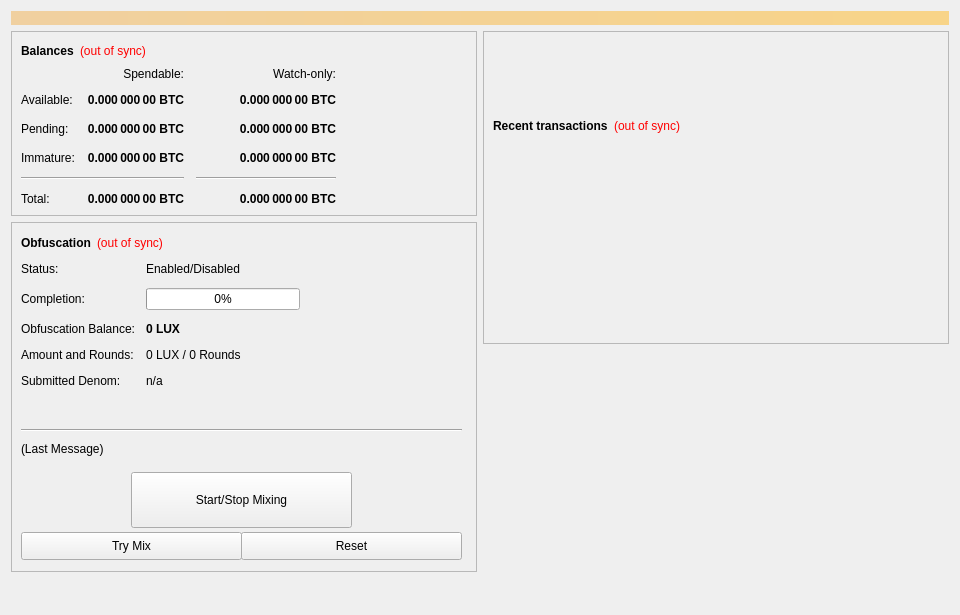
<?xml version="1.0" encoding="UTF-8"?>
<ui version="4.0">
 <class>OverviewPage</class>
 <widget class="QWidget" name="OverviewPage">
  <property name="geometry">
   <rect>
    <x>0</x>
    <y>0</y>
    <width>960</width>
    <height>615</height>
   </rect>
  </property>
  <property name="minimumSize">
   <size>
    <width>960</width>
    <height>0</height>
   </size>
  </property>
  <property name="windowTitle">
   <string>Form</string>
  </property>
  <layout class="QVBoxLayout" name="topLayout">
   <item>
    <widget class="QLabel" name="labelAlerts">
     <property name="visible">
      <bool>false</bool>
     </property>
     <property name="styleSheet">
      <string notr="true">background-color: qlineargradient(x1: 0, y1: 0, x2: 1, y2: 0, stop:0 #F0D0A0, stop:1 #F8D488); color:#000000;</string>
     </property>
     <property name="wordWrap">
      <bool>true</bool>
     </property>
     <property name="margin">
      <number>3</number>
     </property>
    </widget>
   </item>
   <item>
    <layout class="QHBoxLayout" name="horizontalLayout" stretch="1,1">
     <item>
      <layout class="QVBoxLayout" name="verticalLayout_2">
       <item>
        <widget class="QFrame" name="frame">
         <property name="frameShape">
          <enum>QFrame::StyledPanel</enum>
         </property>
         <property name="frameShadow">
          <enum>QFrame::Raised</enum>
         </property>
         <layout class="QVBoxLayout" name="verticalLayout_4">
          <item>
           <layout class="QHBoxLayout" name="horizontalLayout_4">
            <item>
             <widget class="QLabel" name="label_5">
              <property name="font">
               <font>
                <weight>75</weight>
                <bold>true</bold>
               </font>
              </property>
              <property name="text">
               <string>Balances</string>
              </property>
             </widget>
            </item>
            <item>
             <widget class="QLabel" name="labelWalletStatus">
              <property name="cursor">
               <cursorShape>WhatsThisCursor</cursorShape>
              </property>
              <property name="toolTip">
               <string>The displayed information may be out of date. Your wallet automatically synchronizes with the LUX network after a connection is established, but this process has not completed yet.</string>
              </property>
              <property name="styleSheet">
               <string notr="true">QLabel { color: red; }</string>
              </property>
              <property name="text">
               <string notr="true">(out of sync)</string>
              </property>
              <property name="alignment">
               <set>Qt::AlignLeading|Qt::AlignLeft|Qt::AlignVCenter</set>
              </property>
             </widget>
            </item>
            <item>
             <spacer name="horizontalSpacer_3">
              <property name="orientation">
               <enum>Qt::Horizontal</enum>
              </property>
              <property name="sizeHint" stdset="0">
               <size>
                <width>40</width>
                <height>20</height>
               </size>
              </property>
             </spacer>
            </item>
           </layout>
          </item>
          <item>
           <layout class="QGridLayout" name="gridLayout">
            <property name="spacing">
             <number>12</number>
            </property>
            <item row="2" column="2">
             <widget class="QLabel" name="labelWatchPending">
              <property name="font">
               <font>
                <weight>75</weight>
                <bold>true</bold>
               </font>
              </property>
              <property name="cursor">
               <cursorShape>IBeamCursor</cursorShape>
              </property>
              <property name="toolTip">
               <string>Unconfirmed transactions to watch-only addresses</string>
              </property>
              <property name="text">
               <string notr="true">0.000 000 00 BTC</string>
              </property>
              <property name="alignment">
               <set>Qt::AlignRight|Qt::AlignTrailing|Qt::AlignVCenter</set>
              </property>
              <property name="textInteractionFlags">
               <set>Qt::LinksAccessibleByMouse|Qt::TextSelectableByKeyboard|Qt::TextSelectableByMouse</set>
              </property>
             </widget>
            </item>
            <item row="2" column="1">
             <widget class="QLabel" name="labelUnconfirmed">
              <property name="font">
               <font>
                <weight>75</weight>
                <bold>true</bold>
               </font>
              </property>
              <property name="cursor">
               <cursorShape>IBeamCursor</cursorShape>
              </property>
              <property name="toolTip">
               <string>Total of transactions that have yet to be confirmed, and do not yet count toward the spendable balance</string>
              </property>
              <property name="text">
               <string notr="true">0.000 000 00 BTC</string>
              </property>
              <property name="alignment">
               <set>Qt::AlignRight|Qt::AlignTrailing|Qt::AlignVCenter</set>
              </property>
              <property name="textInteractionFlags">
               <set>Qt::LinksAccessibleByMouse|Qt::TextSelectableByKeyboard|Qt::TextSelectableByMouse</set>
              </property>
             </widget>
            </item>
            <item row="3" column="2">
             <widget class="QLabel" name="labelWatchImmature">
              <property name="font">
               <font>
                <weight>75</weight>
                <bold>true</bold>
               </font>
              </property>
              <property name="cursor">
               <cursorShape>IBeamCursor</cursorShape>
              </property>
              <property name="toolTip">
               <string>Staked or masternode rewards in watch-only addresses that has not yet matured</string>
              </property>
              <property name="text">
               <string notr="true">0.000 000 00 BTC</string>
              </property>
              <property name="alignment">
               <set>Qt::AlignRight|Qt::AlignTrailing|Qt::AlignVCenter</set>
              </property>
              <property name="textInteractionFlags">
               <set>Qt::LinksAccessibleByMouse|Qt::TextSelectableByKeyboard|Qt::TextSelectableByMouse</set>
              </property>
             </widget>
            </item>
            <item row="4" column="0" colspan="2">
             <widget class="Line" name="lineSpendableBalance">
              <property name="orientation">
               <enum>Qt::Horizontal</enum>
              </property>
             </widget>
            </item>
            <item row="4" column="2">
             <widget class="Line" name="lineWatchBalance">
              <property name="sizePolicy">
               <sizepolicy hsizetype="Preferred" vsizetype="Fixed">
                <horstretch>0</horstretch>
                <verstretch>0</verstretch>
               </sizepolicy>
              </property>
              <property name="minimumSize">
               <size>
                <width>140</width>
                <height>0</height>
               </size>
              </property>
              <property name="orientation">
               <enum>Qt::Horizontal</enum>
              </property>
             </widget>
            </item>
            <item row="5" column="0">
             <widget class="QLabel" name="labelTotalText">
              <property name="text">
               <string>Total:</string>
              </property>
             </widget>
            </item>
            <item row="3" column="1">
             <widget class="QLabel" name="labelImmature">
              <property name="font">
               <font>
                <weight>75</weight>
                <bold>true</bold>
               </font>
              </property>
              <property name="cursor">
               <cursorShape>IBeamCursor</cursorShape>
              </property>
              <property name="toolTip">
               <string>Staked or masternode rewards that has not yet matured</string>
              </property>
              <property name="text">
               <string notr="true">0.000 000 00 BTC</string>
              </property>
              <property name="alignment">
               <set>Qt::AlignRight|Qt::AlignTrailing|Qt::AlignVCenter</set>
              </property>
              <property name="textInteractionFlags">
               <set>Qt::LinksAccessibleByMouse|Qt::TextSelectableByKeyboard|Qt::TextSelectableByMouse</set>
              </property>
             </widget>
            </item>
            <item row="2" column="3">
             <spacer name="horizontalSpacer_2">
              <property name="orientation">
               <enum>Qt::Horizontal</enum>
              </property>
              <property name="sizeHint" stdset="0">
               <size>
                <width>40</width>
                <height>20</height>
               </size>
              </property>
             </spacer>
            </item>
            <item row="3" column="0">
             <widget class="QLabel" name="labelImmatureText">
              <property name="text">
               <string>Immature:</string>
              </property>
             </widget>
            </item>
            <item row="5" column="1">
             <widget class="QLabel" name="labelTotal">
              <property name="font">
               <font>
                <weight>75</weight>
                <bold>true</bold>
               </font>
              </property>
              <property name="cursor">
               <cursorShape>IBeamCursor</cursorShape>
              </property>
              <property name="toolTip">
               <string>Your current total balance</string>
              </property>
              <property name="text">
               <string notr="true">0.000 000 00 BTC</string>
              </property>
              <property name="alignment">
               <set>Qt::AlignRight|Qt::AlignTrailing|Qt::AlignVCenter</set>
              </property>
              <property name="textInteractionFlags">
               <set>Qt::LinksAccessibleByMouse|Qt::TextSelectableByKeyboard|Qt::TextSelectableByMouse</set>
              </property>
             </widget>
            </item>
            <item row="5" column="2">
             <widget class="QLabel" name="labelWatchTotal">
              <property name="font">
               <font>
                <weight>75</weight>
                <bold>true</bold>
               </font>
              </property>
              <property name="cursor">
               <cursorShape>IBeamCursor</cursorShape>
              </property>
              <property name="toolTip">
               <string>Current total balance in watch-only addresses</string>
              </property>
              <property name="text">
               <string notr="true">0.000 000 00 BTC</string>
              </property>
              <property name="alignment">
               <set>Qt::AlignRight|Qt::AlignTrailing|Qt::AlignVCenter</set>
              </property>
              <property name="textInteractionFlags">
               <set>Qt::LinksAccessibleByMouse|Qt::TextSelectableByKeyboard|Qt::TextSelectableByMouse</set>
              </property>
             </widget>
            </item>
            <item row="0" column="2">
             <widget class="QLabel" name="labelWatchonly">
              <property name="text">
               <string>Watch-only:</string>
              </property>
              <property name="alignment">
               <set>Qt::AlignRight|Qt::AlignTrailing|Qt::AlignVCenter</set>
              </property>
             </widget>
            </item>
            <item row="1" column="0">
             <widget class="QLabel" name="labelBalanceText">
              <property name="text">
               <string>Available:</string>
              </property>
             </widget>
            </item>
            <item row="1" column="1">
             <widget class="QLabel" name="labelBalance">
              <property name="font">
               <font>
                <weight>75</weight>
                <bold>true</bold>
               </font>
              </property>
              <property name="cursor">
               <cursorShape>IBeamCursor</cursorShape>
              </property>
              <property name="toolTip">
               <string>Your current spendable balance</string>
              </property>
              <property name="text">
               <string notr="true">0.000 000 00 BTC</string>
              </property>
              <property name="alignment">
               <set>Qt::AlignRight|Qt::AlignTrailing|Qt::AlignVCenter</set>
              </property>
              <property name="textInteractionFlags">
               <set>Qt::LinksAccessibleByMouse|Qt::TextSelectableByKeyboard|Qt::TextSelectableByMouse</set>
              </property>
             </widget>
            </item>
            <item row="1" column="2">
             <widget class="QLabel" name="labelWatchAvailable">
              <property name="font">
               <font>
                <weight>75</weight>
                <bold>true</bold>
               </font>
              </property>
              <property name="cursor">
               <cursorShape>IBeamCursor</cursorShape>
              </property>
              <property name="toolTip">
               <string>Your current balance in watch-only addresses</string>
              </property>
              <property name="text">
               <string notr="true">0.000 000 00 BTC</string>
              </property>
              <property name="alignment">
               <set>Qt::AlignRight|Qt::AlignTrailing|Qt::AlignVCenter</set>
              </property>
              <property name="textInteractionFlags">
               <set>Qt::LinksAccessibleByMouse|Qt::TextSelectableByKeyboard|Qt::TextSelectableByMouse</set>
              </property>
             </widget>
            </item>
            <item row="2" column="0">
             <widget class="QLabel" name="labelPendingText">
              <property name="text">
               <string>Pending:</string>
              </property>
             </widget>
            </item>
            <item row="0" column="1">
             <widget class="QLabel" name="labelSpendable">
              <property name="text">
               <string>Spendable:</string>
              </property>
              <property name="alignment">
               <set>Qt::AlignRight|Qt::AlignTrailing|Qt::AlignVCenter</set>
              </property>
             </widget>
            </item>
           </layout>
          </item>
         </layout>
        </widget>
       </item>
       <item>
        <widget class="QFrame" name="frameObfuscation">
         <property name="minimumSize">
          <size>
           <width>0</width>
           <height>350</height>
          </size>
         </property>
         <property name="layoutDirection">
          <enum>Qt::LeftToRight</enum>
         </property>
         <property name="frameShape">
          <enum>QFrame::StyledPanel</enum>
         </property>
         <property name="frameShadow">
          <enum>QFrame::Raised</enum>
         </property>
         <widget class="QWidget" name="formLayoutWidget">
          <property name="geometry">
           <rect>
            <x>10</x>
            <y>40</y>
            <width>451</width>
            <height>161</height>
           </rect>
          </property>
          <layout class="QFormLayout" name="formLayout">
           <property name="fieldGrowthPolicy">
            <enum>QFormLayout::AllNonFixedFieldsGrow</enum>
           </property>
           <property name="horizontalSpacing">
            <number>11</number>
           </property>
           <property name="verticalSpacing">
            <number>12</number>
           </property>
           <item row="0" column="0">
            <widget class="QLabel" name="label_6">
             <property name="text">
              <string>Status:</string>
             </property>
            </widget>
           </item>
           <item row="1" column="0">
            <widget class="QLabel" name="label_7">
             <property name="text">
              <string>Completion:</string>
             </property>
            </widget>
           </item>
           <item row="1" column="1">
            <widget class="QProgressBar" name="darksendProgress">
             <property name="maximumSize">
              <size>
               <width>154</width>
               <height>16777215</height>
              </size>
             </property>
             <property name="value">
              <number>0</number>
             </property>
            </widget>
           </item>
           <item row="2" column="0">
            <widget class="QLabel" name="labelAnonymizedText">
             <property name="text">
              <string>Obfuscation Balance:</string>
             </property>
            </widget>
           </item>
           <item row="2" column="1">
            <widget class="QLabel" name="labelAnonymized">
             <property name="font">
              <font>
               <weight>75</weight>
               <bold>true</bold>
              </font>
             </property>
             <property name="text">
              <string notr="true">0 LUX</string>
             </property>
            </widget>
           </item>
           <item row="3" column="0">
            <widget class="QLabel" name="label_8">
             <property name="text">
              <string>Amount and Rounds:</string>
             </property>
            </widget>
           </item>
           <item row="3" column="1">
            <widget class="QLabel" name="labelAmountRounds">
             <property name="text">
              <string>0 LUX / 0 Rounds</string>
             </property>
            </widget>
           </item>
           <item row="4" column="0">
            <widget class="QLabel" name="label_9">
             <property name="text">
              <string>Submitted Denom:</string>
             </property>
            </widget>
           </item>
           <item row="4" column="1">
            <widget class="QLabel" name="labelSubmittedDenom">
             <property name="toolTip">
              <string>The denominations you submitted to the Masternode.&lt;br&gt;To mix, other users must submit the exact same denominations.</string>
             </property>
             <property name="text">
              <string>n/a</string>
             </property>
            </widget>
           </item>
           <item row="0" column="1">
            <widget class="QLabel" name="darksendEnabled">
             <property name="text">
              <string>Enabled/Disabled</string>
             </property>
            </widget>
           </item>
          </layout>
         </widget>
         <widget class="QPushButton" name="runAutoDenom">
          <property name="geometry">
           <rect>
            <x>251</x>
            <y>17</y>
            <width>1</width>
            <height>1</height>
           </rect>
          </property>
          <property name="palette">
           <palette>
            <active>
             <colorrole role="WindowText">
              <brush brushstyle="SolidPattern">
               <color alpha="255">
                <red>0</red>
                <green>0</green>
                <blue>0</blue>
               </color>
              </brush>
             </colorrole>
             <colorrole role="Button">
              <brush brushstyle="SolidPattern">
               <color alpha="255">
                <red>239</red>
                <green>238</green>
                <blue>238</blue>
               </color>
              </brush>
             </colorrole>
             <colorrole role="Light">
              <brush brushstyle="SolidPattern">
               <color alpha="255">
                <red>255</red>
                <green>255</green>
                <blue>255</blue>
               </color>
              </brush>
             </colorrole>
             <colorrole role="Midlight">
              <brush brushstyle="SolidPattern">
               <color alpha="255">
                <red>247</red>
                <green>246</green>
                <blue>246</blue>
               </color>
              </brush>
             </colorrole>
             <colorrole role="Dark">
              <brush brushstyle="SolidPattern">
               <color alpha="255">
                <red>119</red>
                <green>119</green>
                <blue>119</blue>
               </color>
              </brush>
             </colorrole>
             <colorrole role="Mid">
              <brush brushstyle="SolidPattern">
               <color alpha="255">
                <red>159</red>
                <green>159</green>
                <blue>159</blue>
               </color>
              </brush>
             </colorrole>
             <colorrole role="Text">
              <brush brushstyle="SolidPattern">
               <color alpha="255">
                <red>0</red>
                <green>0</green>
                <blue>0</blue>
               </color>
              </brush>
             </colorrole>
             <colorrole role="BrightText">
              <brush brushstyle="SolidPattern">
               <color alpha="255">
                <red>255</red>
                <green>255</green>
                <blue>255</blue>
               </color>
              </brush>
             </colorrole>
             <colorrole role="ButtonText">
              <brush brushstyle="SolidPattern">
               <color alpha="255">
                <red>0</red>
                <green>0</green>
                <blue>0</blue>
               </color>
              </brush>
             </colorrole>
             <colorrole role="Base">
              <brush brushstyle="SolidPattern">
               <color alpha="255">
                <red>255</red>
                <green>255</green>
                <blue>255</blue>
               </color>
              </brush>
             </colorrole>
             <colorrole role="Window">
              <brush brushstyle="SolidPattern">
               <color alpha="255">
                <red>239</red>
                <green>238</green>
                <blue>238</blue>
               </color>
              </brush>
             </colorrole>
             <colorrole role="Shadow">
              <brush brushstyle="SolidPattern">
               <color alpha="255">
                <red>0</red>
                <green>0</green>
                <blue>0</blue>
               </color>
              </brush>
             </colorrole>
             <colorrole role="AlternateBase">
              <brush brushstyle="SolidPattern">
               <color alpha="255">
                <red>247</red>
                <green>246</green>
                <blue>246</blue>
               </color>
              </brush>
             </colorrole>
             <colorrole role="ToolTipBase">
              <brush brushstyle="SolidPattern">
               <color alpha="255">
                <red>255</red>
                <green>255</green>
                <blue>220</blue>
               </color>
              </brush>
             </colorrole>
             <colorrole role="ToolTipText">
              <brush brushstyle="SolidPattern">
               <color alpha="255">
                <red>0</red>
                <green>0</green>
                <blue>0</blue>
               </color>
              </brush>
             </colorrole>
            </active>
            <inactive>
             <colorrole role="WindowText">
              <brush brushstyle="SolidPattern">
               <color alpha="255">
                <red>0</red>
                <green>0</green>
                <blue>0</blue>
               </color>
              </brush>
             </colorrole>
             <colorrole role="Button">
              <brush brushstyle="SolidPattern">
               <color alpha="255">
                <red>239</red>
                <green>238</green>
                <blue>238</blue>
               </color>
              </brush>
             </colorrole>
             <colorrole role="Light">
              <brush brushstyle="SolidPattern">
               <color alpha="255">
                <red>255</red>
                <green>255</green>
                <blue>255</blue>
               </color>
              </brush>
             </colorrole>
             <colorrole role="Midlight">
              <brush brushstyle="SolidPattern">
               <color alpha="255">
                <red>247</red>
                <green>246</green>
                <blue>246</blue>
               </color>
              </brush>
             </colorrole>
             <colorrole role="Dark">
              <brush brushstyle="SolidPattern">
               <color alpha="255">
                <red>119</red>
                <green>119</green>
                <blue>119</blue>
               </color>
              </brush>
             </colorrole>
             <colorrole role="Mid">
              <brush brushstyle="SolidPattern">
               <color alpha="255">
                <red>159</red>
                <green>159</green>
                <blue>159</blue>
               </color>
              </brush>
             </colorrole>
             <colorrole role="Text">
              <brush brushstyle="SolidPattern">
               <color alpha="255">
                <red>0</red>
                <green>0</green>
                <blue>0</blue>
               </color>
              </brush>
             </colorrole>
             <colorrole role="BrightText">
              <brush brushstyle="SolidPattern">
               <color alpha="255">
                <red>255</red>
                <green>255</green>
                <blue>255</blue>
               </color>
              </brush>
             </colorrole>
             <colorrole role="ButtonText">
              <brush brushstyle="SolidPattern">
               <color alpha="255">
                <red>0</red>
                <green>0</green>
                <blue>0</blue>
               </color>
              </brush>
             </colorrole>
             <colorrole role="Base">
              <brush brushstyle="SolidPattern">
               <color alpha="255">
                <red>255</red>
                <green>255</green>
                <blue>255</blue>
               </color>
              </brush>
             </colorrole>
             <colorrole role="Window">
              <brush brushstyle="SolidPattern">
               <color alpha="255">
                <red>239</red>
                <green>238</green>
                <blue>238</blue>
               </color>
              </brush>
             </colorrole>
             <colorrole role="Shadow">
              <brush brushstyle="SolidPattern">
               <color alpha="255">
                <red>0</red>
                <green>0</green>
                <blue>0</blue>
               </color>
              </brush>
             </colorrole>
             <colorrole role="AlternateBase">
              <brush brushstyle="SolidPattern">
               <color alpha="255">
                <red>247</red>
                <green>246</green>
                <blue>246</blue>
               </color>
              </brush>
             </colorrole>
             <colorrole role="ToolTipBase">
              <brush brushstyle="SolidPattern">
               <color alpha="255">
                <red>255</red>
                <green>255</green>
                <blue>220</blue>
               </color>
              </brush>
             </colorrole>
             <colorrole role="ToolTipText">
              <brush brushstyle="SolidPattern">
               <color alpha="255">
                <red>0</red>
                <green>0</green>
                <blue>0</blue>
               </color>
              </brush>
             </colorrole>
            </inactive>
            <disabled>
             <colorrole role="WindowText">
              <brush brushstyle="SolidPattern">
               <color alpha="255">
                <red>119</red>
                <green>119</green>
                <blue>119</blue>
               </color>
              </brush>
             </colorrole>
             <colorrole role="Button">
              <brush brushstyle="SolidPattern">
               <color alpha="255">
                <red>239</red>
                <green>238</green>
                <blue>238</blue>
               </color>
              </brush>
             </colorrole>
             <colorrole role="Light">
              <brush brushstyle="SolidPattern">
               <color alpha="255">
                <red>255</red>
                <green>255</green>
                <blue>255</blue>
               </color>
              </brush>
             </colorrole>
             <colorrole role="Midlight">
              <brush brushstyle="SolidPattern">
               <color alpha="255">
                <red>247</red>
                <green>246</green>
                <blue>246</blue>
               </color>
              </brush>
             </colorrole>
             <colorrole role="Dark">
              <brush brushstyle="SolidPattern">
               <color alpha="255">
                <red>119</red>
                <green>119</green>
                <blue>119</blue>
               </color>
              </brush>
             </colorrole>
             <colorrole role="Mid">
              <brush brushstyle="SolidPattern">
               <color alpha="255">
                <red>159</red>
                <green>159</green>
                <blue>159</blue>
               </color>
              </brush>
             </colorrole>
             <colorrole role="Text">
              <brush brushstyle="SolidPattern">
               <color alpha="255">
                <red>119</red>
                <green>119</green>
                <blue>119</blue>
               </color>
              </brush>
             </colorrole>
             <colorrole role="BrightText">
              <brush brushstyle="SolidPattern">
               <color alpha="255">
                <red>255</red>
                <green>255</green>
                <blue>255</blue>
               </color>
              </brush>
             </colorrole>
             <colorrole role="ButtonText">
              <brush brushstyle="SolidPattern">
               <color alpha="255">
                <red>119</red>
                <green>119</green>
                <blue>119</blue>
               </color>
              </brush>
             </colorrole>
             <colorrole role="Base">
              <brush brushstyle="SolidPattern">
               <color alpha="255">
                <red>239</red>
                <green>238</green>
                <blue>238</blue>
               </color>
              </brush>
             </colorrole>
             <colorrole role="Window">
              <brush brushstyle="SolidPattern">
               <color alpha="255">
                <red>239</red>
                <green>238</green>
                <blue>238</blue>
               </color>
              </brush>
             </colorrole>
             <colorrole role="Shadow">
              <brush brushstyle="SolidPattern">
               <color alpha="255">
                <red>0</red>
                <green>0</green>
                <blue>0</blue>
               </color>
              </brush>
             </colorrole>
             <colorrole role="AlternateBase">
              <brush brushstyle="SolidPattern">
               <color alpha="255">
                <red>239</red>
                <green>238</green>
                <blue>238</blue>
               </color>
              </brush>
             </colorrole>
             <colorrole role="ToolTipBase">
              <brush brushstyle="SolidPattern">
               <color alpha="255">
                <red>255</red>
                <green>255</green>
                <blue>220</blue>
               </color>
              </brush>
             </colorrole>
             <colorrole role="ToolTipText">
              <brush brushstyle="SolidPattern">
               <color alpha="255">
                <red>0</red>
                <green>0</green>
                <blue>0</blue>
               </color>
              </brush>
             </colorrole>
            </disabled>
           </palette>
          </property>
          <property name="focusPolicy">
           <enum>Qt::NoFocus</enum>
          </property>
          <property name="autoFillBackground">
           <bool>true</bool>
          </property>
          <property name="text">
           <string/>
          </property>
          <property name="flat">
           <bool>true</bool>
          </property>
         </widget>
         <widget class="QPushButton" name="toggleLuxsend">
          <property name="geometry">
           <rect>
            <x>120</x>
            <y>250</y>
            <width>221</width>
            <height>56</height>
           </rect>
          </property>
          <property name="sizePolicy">
           <sizepolicy hsizetype="MinimumExpanding" vsizetype="Fixed">
            <horstretch>0</horstretch>
            <verstretch>0</verstretch>
           </sizepolicy>
          </property>
          <property name="text">
           <string>Start/Stop Mixing</string>
          </property>
         </widget>
         <widget class="Line" name="lineLastMessage">
          <property name="geometry">
           <rect>
            <x>10</x>
            <y>200</y>
            <width>441</width>
            <height>16</height>
           </rect>
          </property>
          <property name="orientation">
           <enum>Qt::Horizontal</enum>
          </property>
         </widget>
         <widget class="QLabel" name="darksendStatus">
          <property name="geometry">
           <rect>
            <x>10</x>
            <y>220</y>
            <width>451</width>
            <height>61</height>
           </rect>
          </property>
          <property name="minimumSize">
           <size>
            <width>288</width>
            <height>43</height>
           </size>
          </property>
          <property name="text">
           <string>(Last Message)</string>
          </property>
          <property name="alignment">
           <set>Qt::AlignLeading|Qt::AlignLeft|Qt::AlignTop</set>
          </property>
          <property name="wordWrap">
           <bool>true</bool>
          </property>
         </widget>
         <widget class="QPushButton" name="darksendAuto">
          <property name="geometry">
           <rect>
            <x>10</x>
            <y>310</y>
            <width>221</width>
            <height>28</height>
           </rect>
          </property>
          <property name="sizePolicy">
           <sizepolicy hsizetype="MinimumExpanding" vsizetype="Fixed">
            <horstretch>0</horstretch>
            <verstretch>0</verstretch>
           </sizepolicy>
          </property>
          <property name="toolTip">
           <string>Try to manually submit a Obfuscation request.</string>
          </property>
          <property name="text">
           <string>Try Mix</string>
          </property>
         </widget>
         <widget class="QPushButton" name="darksendReset">
          <property name="geometry">
           <rect>
            <x>230</x>
            <y>310</y>
            <width>221</width>
            <height>28</height>
           </rect>
          </property>
          <property name="sizePolicy">
           <sizepolicy hsizetype="MinimumExpanding" vsizetype="Fixed">
            <horstretch>0</horstretch>
            <verstretch>0</verstretch>
           </sizepolicy>
          </property>
          <property name="toolTip">
           <string>Reset the current status of Obfuscation (can interrupt Obfuscation if it's in the process of Mixing, which can cost you money!)</string>
          </property>
          <property name="autoFillBackground">
           <bool>false</bool>
          </property>
          <property name="text">
           <string>Reset</string>
          </property>
         </widget>
         <widget class="QWidget" name="layoutWidget">
          <property name="geometry">
           <rect>
            <x>10</x>
            <y>10</y>
            <width>431</width>
            <height>22</height>
           </rect>
          </property>
          <layout class="QHBoxLayout" name="horizontalLayout_5">
           <item>
            <widget class="QLabel" name="label_2">
             <property name="font">
              <font>
               <weight>75</weight>
               <bold>true</bold>
              </font>
             </property>
             <property name="text">
              <string>Obfuscation</string>
             </property>
            </widget>
           </item>
           <item>
            <widget class="QLabel" name="labelObfuscationSyncStatus">
             <property name="toolTip">
              <string>The displayed information may be out of date. Your wallet automatically synchronizes with the LUX network after a connection is established, but this process has not completed yet.</string>
             </property>
             <property name="styleSheet">
              <string notr="true">QLabel { color: red; }</string>
             </property>
             <property name="text">
              <string notr="true">(out of sync)</string>
             </property>
             <property name="alignment">
              <set>Qt::AlignLeading|Qt::AlignLeft|Qt::AlignVCenter</set>
             </property>
            </widget>
           </item>
           <item>
            <spacer name="horizontalSpacer_4">
             <property name="orientation">
              <enum>Qt::Horizontal</enum>
             </property>
             <property name="sizeHint" stdset="0">
              <size>
               <width>40</width>
               <height>20</height>
              </size>
             </property>
            </spacer>
           </item>
          </layout>
         </widget>
        </widget>
       </item>
       <item>
        <spacer name="verticalSpacer">
         <property name="orientation">
          <enum>Qt::Vertical</enum>
         </property>
         <property name="sizeHint" stdset="0">
          <size>
           <width>20</width>
           <height>40</height>
          </size>
         </property>
        </spacer>
       </item>
      </layout>
     </item>
     <item>
      <layout class="QVBoxLayout" name="verticalLayout_3">
       <item>
        <widget class="QFrame" name="frame_2">
         <property name="frameShape">
          <enum>QFrame::StyledPanel</enum>
         </property>
         <property name="frameShadow">
          <enum>QFrame::Raised</enum>
         </property>
         <layout class="QVBoxLayout" name="verticalLayout">
          <item>
           <spacer name="verticalSpacer_3">
            <property name="orientation">
             <enum>Qt::Vertical</enum>
            </property>
            <property name="sizeType">
             <enum>QSizePolicy::Fixed</enum>
            </property>
            <property name="sizeHint" stdset="0">
             <size>
              <width>20</width>
              <height>75</height>
             </size>
            </property>
           </spacer>
          </item>
          <item>
           <layout class="QHBoxLayout" name="horizontalLayout_2">
            <item>
             <widget class="QLabel" name="label_4">
              <property name="font">
               <font>
                <weight>75</weight>
                <bold>true</bold>
               </font>
              </property>
              <property name="text">
               <string>Recent transactions</string>
              </property>
             </widget>
            </item>
            <item>
             <widget class="QLabel" name="labelTransactionsStatus">
              <property name="cursor">
               <cursorShape>WhatsThisCursor</cursorShape>
              </property>
              <property name="toolTip">
               <string>The displayed information may be out of date. Your wallet automatically synchronizes with the LUX network after a connection is established, but this process has not completed yet.</string>
              </property>
              <property name="styleSheet">
               <string notr="true">QLabel { color: red; }</string>
              </property>
              <property name="text">
               <string notr="true">(out of sync)</string>
              </property>
              <property name="alignment">
               <set>Qt::AlignRight|Qt::AlignTrailing|Qt::AlignVCenter</set>
              </property>
             </widget>
            </item>
            <item>
             <spacer name="horizontalSpacer">
              <property name="orientation">
               <enum>Qt::Horizontal</enum>
              </property>
              <property name="sizeHint" stdset="0">
               <size>
                <width>40</width>
                <height>20</height>
               </size>
              </property>
             </spacer>
            </item>
           </layout>
          </item>
          <item>
           <widget class="QListView" name="listTransactions">
            <property name="styleSheet">
             <string notr="true">QListView { background: transparent; }</string>
            </property>
            <property name="frameShape">
             <enum>QFrame::NoFrame</enum>
            </property>
            <property name="verticalScrollBarPolicy">
             <enum>Qt::ScrollBarAlwaysOff</enum>
            </property>
            <property name="horizontalScrollBarPolicy">
             <enum>Qt::ScrollBarAlwaysOff</enum>
            </property>
            <property name="selectionMode">
             <enum>QAbstractItemView::NoSelection</enum>
            </property>
           </widget>
          </item>
         </layout>
        </widget>
       </item>
       <item>
        <spacer name="verticalSpacer_2">
         <property name="orientation">
          <enum>Qt::Vertical</enum>
         </property>
         <property name="sizeType">
          <enum>QSizePolicy::Expanding</enum>
         </property>
         <property name="sizeHint" stdset="0">
          <size>
           <width>20</width>
           <height>40</height>
          </size>
         </property>
        </spacer>
       </item>
      </layout>
     </item>
    </layout>
   </item>
  </layout>
 </widget>
 <resources/>
 <connections/>
</ui>
